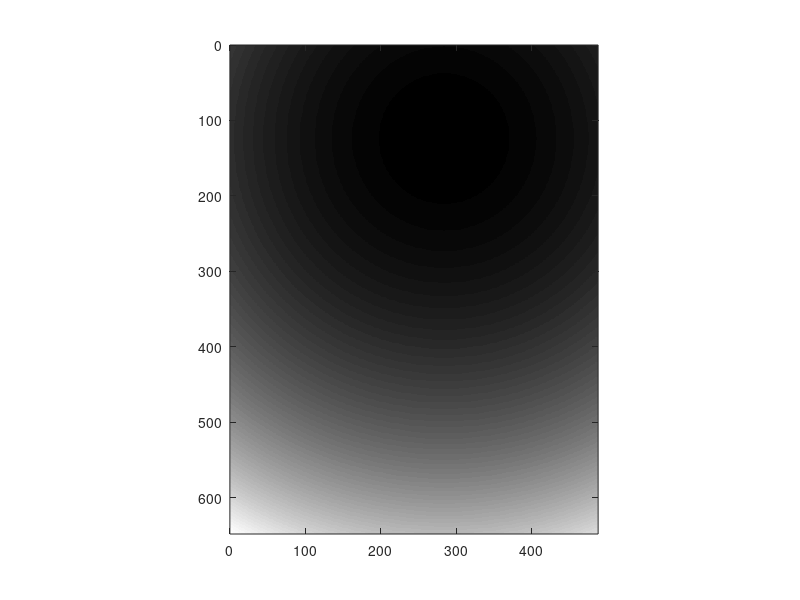

Reproduce this figure in MATLAB. (Note: this script raises an error after producing the figure.)
clear all

% Data reading & stacking
frame_width=648;
frame_height=488;

X_overlapping=10;
Y_overlapping=10;


frame_width_eff=frame_width-X_overlapping;
frame_height_eff=frame_height-Y_overlapping;


num_of_frame_per_division=16;

normalization_factor=50;

X_mosaic_number=3;
Y_mosaic_number=3;


division_starting_index=4;
total_division_number=4;

frame_starting_index=36;
total_frame_number=25;




division_number=division_starting_index:(division_starting_index+total_division_number-1);
total_FOV_number=X_mosaic_number*Y_mosaic_number;
k=0;

temp_frame_volume=zeros(frame_width,frame_height,total_division_number*num_of_frame_per_division);

stiched_image=zeros(frame_width_eff*X_mosaic_number+X_overlapping,frame_height_eff*Y_mosaic_number+Y_overlapping);

% correction image generation

% correction 1 (edge summation correction)

correction_A=ones(frame_width,frame_height);

% left&right bound

for tt=1:X_overlapping
    correction_A(tt,:)=correction_A(tt,:)*(tt/(X_overlapping+1));
    correction_A(frame_width-tt+1,:)=correction_A(frame_width-tt+1,:)*(tt/(X_overlapping+1));
end
for tt=1:Y_overlapping
    correction_A(:,tt)=correction_A(:,tt)*(tt/(Y_overlapping+1));
    correction_A(:,frame_height-tt+1)=correction_A(:,frame_height-tt+1)*(tt/(Y_overlapping+1));
end

imagesc(correction_A);
colormap('gray');
axis equal
xlim([0 size(correction_A,2)]);
ylim([0 size(correction_A,1)]);

Gaussian_X_width=550;
Gaussian_Y_width=375;
X_offset=-200;
Y_offset=40;

correction_B_X=ones(frame_width,frame_height);
correction_B_Y=ones(frame_width,frame_height);

for tt=1:frame_height
    correction_B_X(:,tt)=gaussmf((1:frame_width),[Gaussian_X_width frame_width/2+X_offset]);
end
for tt=1:frame_width
    correction_B_Y(tt,:)=gaussmf((1:frame_height),[Gaussian_X_width frame_height/2+Y_offset]);
end
correction_B=1./(correction_B_X.*correction_B_Y);

correction_image=correction_A.*correction_B;
%correction_image(:)=1;
imagesc(correction_B);
colormap('gray');
axis equal
xlim([0 size(correction_B,2)]);
ylim([0 size(correction_B,1)]);

for N=0:(total_FOV_number-1)
    
    X_FOV_number=rem(N,X_mosaic_number); %0~2
    Y_FOV_number=2-floor(N/X_mosaic_number); %0~2

    
    folder_path=sprintf('D:\\OCT data\\150629\\2015_0629_7th2_%d\\',N+1);
    cd(folder_path);
    mkdir('divide');


    for p=1:length(division_number)
        file_path=[folder_path sprintf('%08d',division_number(p))];
        fin=fopen(file_path);
        A=fread(fin,[frame_width,frame_height*num_of_frame_per_division],'float32','b');
        if fin ==-1
             k=k+1;
             fclose('all');
        else
            for q=1:num_of_frame_per_division
                temp_frame_volume(:,:,q+((p-1))*num_of_frame_per_division)=A(:,(frame_height*(q-1)+1):frame_height*q);
            end
             fclose('all');
        end
    end
    %temp_frame_volume(:)=1;
    averaged_image=mean(temp_frame_volume(:,:,frame_starting_index:(frame_starting_index+total_frame_number-1)),3).*correction_image;
    
    stiched_image(((X_FOV_number)*frame_width_eff+1):((X_FOV_number)*frame_width_eff+frame_width),((Y_FOV_number)*frame_height_eff+1):((Y_FOV_number)*frame_height_eff+frame_height))=stiched_image(((X_FOV_number)*frame_width_eff+1):((X_FOV_number)*frame_width_eff+frame_width),((Y_FOV_number)*frame_height_eff+1):((Y_FOV_number)*frame_height_eff+frame_height))+averaged_image;

    
end
cmin=8;
cmax=50;


imagesc(stiched_image);
colormap('gray');
caxis([cmin cmax]);
axis equal
xlim([0 size(stiched_image,2)]);
ylim([0 size(stiched_image,1)]);

Normailzed_image=(stiched_image-cmin)/(cmax);
Normailzed_image(Normailzed_image>1)=0;

% Stacking

imwrite(Normailzed_image,[cd,'\divide\','averaged_frame','.png']);




